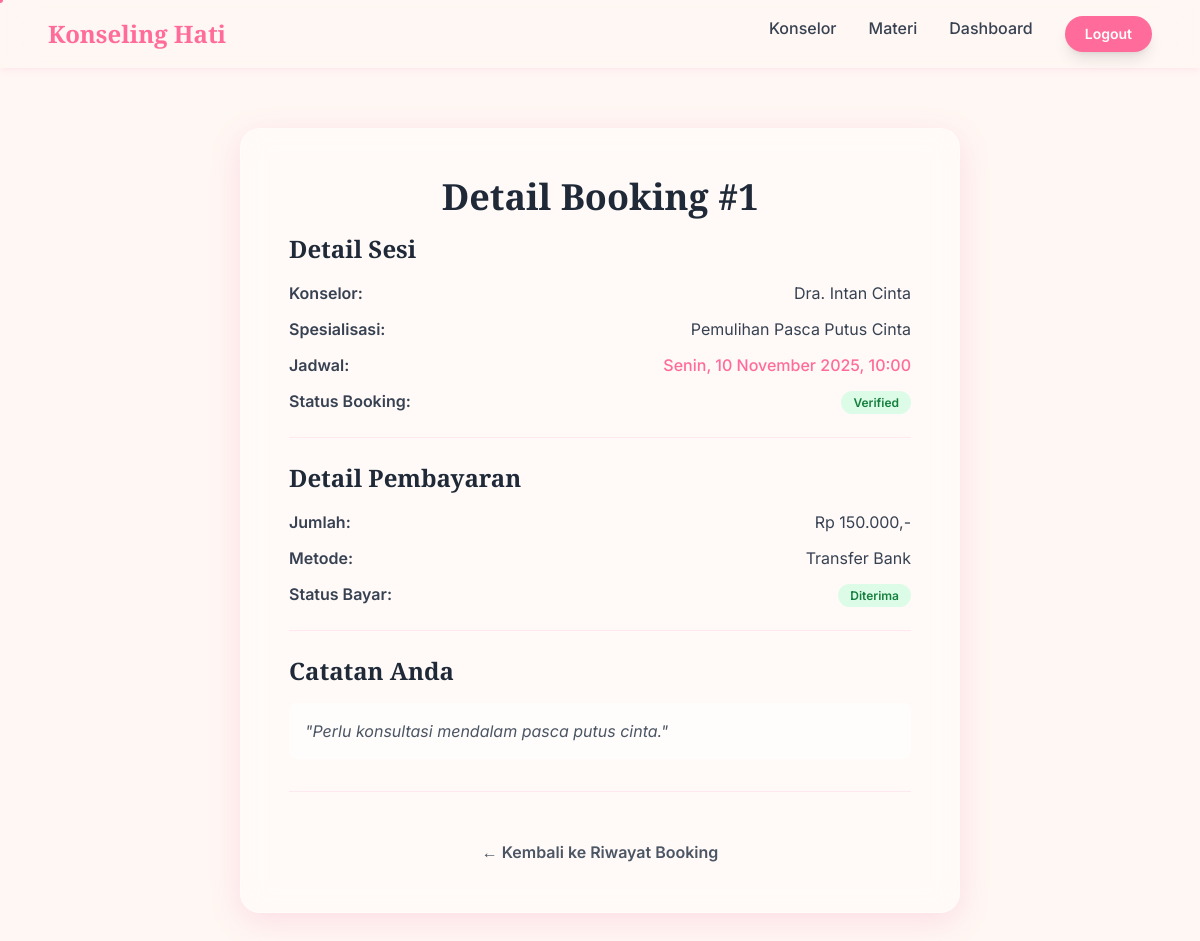
The page /booking/booking_detail.php?id=1 (signed in) on the database its author committed.
### tables this page shows
CREATE TABLE bookings (
  booking_id INT AUTO_INCREMENT PRIMARY KEY,
  user_id INT NOT NULL,
  counselor_id INT NOT NULL,
  service_id INT DEFAULT NULL,
  booking_date DATE NOT NULL,
  booking_time TIME NOT NULL,
  notes TEXT,
  payment_proof VARCHAR(255),
  status ENUM('Pending Payment', 'Verified', 'Completed', 'Canceled') DEFAULT 'Pending Payment',
  created_at TIMESTAMP DEFAULT CURRENT_TIMESTAMP,
  FOREIGN KEY (user_id) REFERENCES klien(id_klien) ON DELETE CASCADE,
  FOREIGN KEY (counselor_id) REFERENCES konselor(id_konselor) ON DELETE CASCADE
);

CREATE TABLE konselor (
  id_konselor INT AUTO_INCREMENT PRIMARY KEY,
  nama_lengkap VARCHAR(150) NOT NULL,
  email VARCHAR(150) NOT NULL UNIQUE,
  password VARCHAR(255) NOT NULL,
  spesialisasi VARCHAR(150),
  biografi_singkat TEXT,
  foto_profil VARCHAR(255),
  status ENUM('Menunggu Verifikasi','Aktif','Non-Aktif') DEFAULT 'Menunggu Verifikasi',
  created_at DATETIME DEFAULT CURRENT_TIMESTAMP
);

CREATE TABLE payments (
  id INT AUTO_INCREMENT PRIMARY KEY,
  booking_id INT NOT NULL,
  user_id INT NOT NULL,
  payment_method VARCHAR(50) NOT NULL,
  amount DECIMAL(10,2) NOT NULL,
  bukti_pembayaran VARCHAR(255),
  status ENUM('Menunggu Verifikasi','Diterima','Ditolak') DEFAULT 'Menunggu Verifikasi',
  created_at TIMESTAMP DEFAULT CURRENT_TIMESTAMP,
  FOREIGN KEY (booking_id) REFERENCES bookings(booking_id) ON DELETE CASCADE,
  FOREIGN KEY (user_id) REFERENCES klien(id_klien) ON DELETE CASCADE
);

### public/booking/booking_detail.php (the view, shortened to what this page needs)
<?php
include_once '../../templates/header.php';
include_once '../../config/db_config.php';
$klien_id = $_SESSION['user_id'];
$booking_id = isset($_GET['id']) ? intval($_GET['id']) : 0;
$sql = "SELECT b.*, k.nama_lengkap AS konselor_nama, k.spesialisasi, k.foto_profil,
               p.payment_method, p.amount, p.bukti_pembayaran, p.status AS payment_status
        FROM bookings b
        JOIN konselor k ON b.counselor_id = k.id_konselor
        LEFT JOIN payments p ON b.booking_id = p.booking_id
        WHERE b.booking_id = ? AND b.user_id = ?";
$stmt = $conn->prepare($sql);
$stmt->bind_param("ii", $booking_id, $klien_id);
$stmt->execute();
$result = $stmt->get_result();
$booking = $result->fetch_assoc();
function format_tanggal_indo($datetime_str) {
    $waktu = new DateTime($datetime_str);
    $fmt = new IntlDateFormatter(
        'id_ID',
        IntlDateFormatter::NONE,
        IntlDateFormatter::NONE,
        'Asia/Jakarta',
        IntlDateFormatter::GREGORIAN,
        'eeee, dd MMMM yyyy, HH:mm'
    );
    return $fmt->format($waktu);
}
function get_status_badge($status, $type = 'booking') {
    $class = 'bg-gray-100 text-gray-600';
    if ($type == 'booking') {
        if ($status == 'Verified') $class = 'bg-green-100 text-green-700';
    } else {
        $status = $status ?? 'Belum Bayar';
        if ($status == 'Diterima') $class = 'bg-green-100 text-green-700';
    }
    return '<span class="font-semibold ' . $class . ' px-3 py-1 rounded-full text-xs">' . htmlspecialchars($status) . '</span>';
}
?>
<section id="booking-detail" class="py-24 pt-32 bg-pastel-cream min-h-screen">
    <div class="container mx-auto max-w-3xl px-6">
        <div class="card-glass p-8 md:p-12 shadow-soft-pink scroll-reveal">
            <h1 class="font-playfair text-4xl font-bold text-gray-800 mb-4 text-center text-gradient-love">
                Detail Booking #<?php echo $booking['booking_id']; ?>
            </h1>
            <div class="border-b border-blush-pink/50 pb-6 mb-6">
                <h2 class="font-playfair text-2xl font-semibold text-gray-800 mb-4">Detail Sesi</h2>
                <div class="space-y-3 text-gray-700">
                    <div class="flex justify-between">
                        <span class="font-semibold">Konselor:</span>
                        <span><?php echo htmlspecialchars($booking['konselor_nama']); ?></span>
                    </div>
                    <div class="flex justify-between">
                        <span class="font-semibold">Spesialisasi:</span>
                        <span><?php echo htmlspecialchars($booking['spesialisasi']); ?></span>
                    </div>
                    <div class="flex justify-between">
                        <span class="font-semibold">Jadwal:</span>
                        <span class="text-right font-medium text-rose-accent"><?php echo format_tanggal_indo($booking['booking_date'] . ' ' . $booking['booking_time']); ?></span>
                    </div>
                    <div class="flex justify-between">
                        <span class="font-semibold">Status Booking:</span>
                        <span><?php echo get_status_badge($booking['status'], 'booking'); ?></span>
                    </div>
                </div>
            </div>
            <div class="border-b border-blush-pink/50 pb-6 mb-6">
                <h2 class="font-playfair text-2xl font-semibold text-gray-800 mb-4">Detail Pembayaran</h2>
                <div class="space-y-3 text-gray-700">
                    <div class="flex justify-between">
                        <span class="font-semibold">Jumlah:</span>
                        <span>Rp <?php echo number_format($booking['amount'] ?? 150000, 0, ',', '.'); ?>,-</span>
                    </div>
                    <div class="flex justify-between">
                        <span class="font-semibold">Metode:</span>
                        <span><?php echo htmlspecialchars($booking['payment_method'] ?? 'N/A'); ?></span>
                    </div>
                    <div class="flex justify-between">
                        <span class="font-semibold">Status Bayar:</span>
                        <span><?php echo get_status_badge($booking['payment_status'], 'payment'); ?></span>
                    </div>
                </div>
            </div>
            <div>
                <h2 class="font-playfair text-2xl font-semibold text-gray-800 mb-4">Catatan Anda</h2>
                <p class="text-gray-600 italic bg-white/50 p-4 rounded-lg">
                    "<?php echo !empty($booking['notes']) ? nl2br(htmlspecialchars($booking['notes'])) : 'Tidak ada catatan khusus.'; ?>"
                </p>
            </div>
            <div class="mt-8 pt-6 border-t border-blush-pink/50 text-center">
                <p class="text-center text-gray-600 mt-6">
                    <a href="booking_list_user.php" class="hover:text-rose-accent hover:underline font-semibold">
                        &larr; Kembali ke Riwayat Booking
                    </a>
                </p>
            </div>
        </div>
    </div>
</section>
<?php
include_once '../../templates/footer.php';
?>

### assets/css/style.css (style rules this page uses)
body { font-family: 'inter', sans-serif; background-color: #FFF7F3; overflow-x: hidden; }
body.animate-bg { animation: ambient-background 25s infinite ease-in-out; }
.scroll-reveal { opacity: 0; transform: translateY(30px); transition: opacity 0.8s ease-out, transform 0.8s ease-out; }
.scroll-reveal.visible { opacity: 1; transform: translateY(0); }
.card-glass { background: rgba(255, 255, 255, 0.4); backdrop-filter: blur(15px); -webkit-backdrop-filter: blur(15px); border: 1px solid rgba(255, 255, 255, 0.3); border-radius: 1.25rem; box-shadow: 0 8px 32px 0 rgba(236, 72, 153, 0.15); transition: all 0.3s ease-in-out; }

### rows shown on the page
bookings: booking_id "1", counselor.nama_lengkap "Dra. Intan Cinta", counselor.spesialisasi "Pemulihan Pasca Putus Cinta", booking_date+booking_time "Senin, 10 November 2025, 10:00", status "Verified", payments.amount "150.000", payments.payment_method "Transfer Bank", notes "Perlu konsultasi mendalam pasca putus cinta."

### other values the page prints
$status "Diterima"
